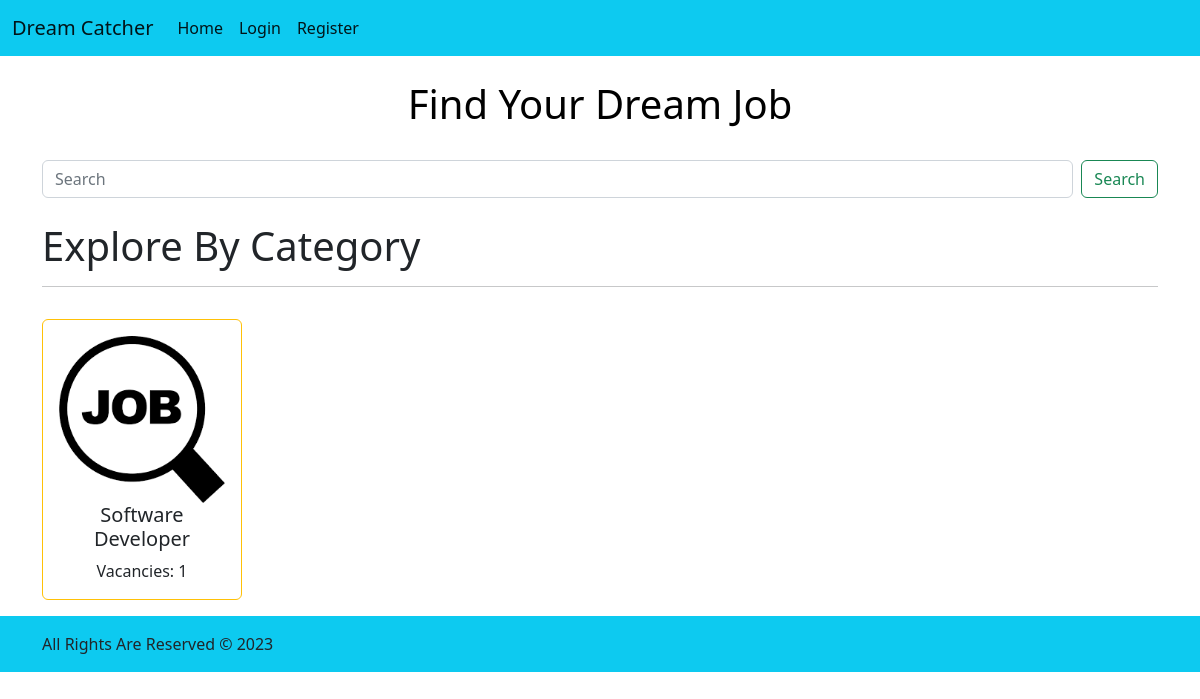
/, run on an earlier commit of the app's database.
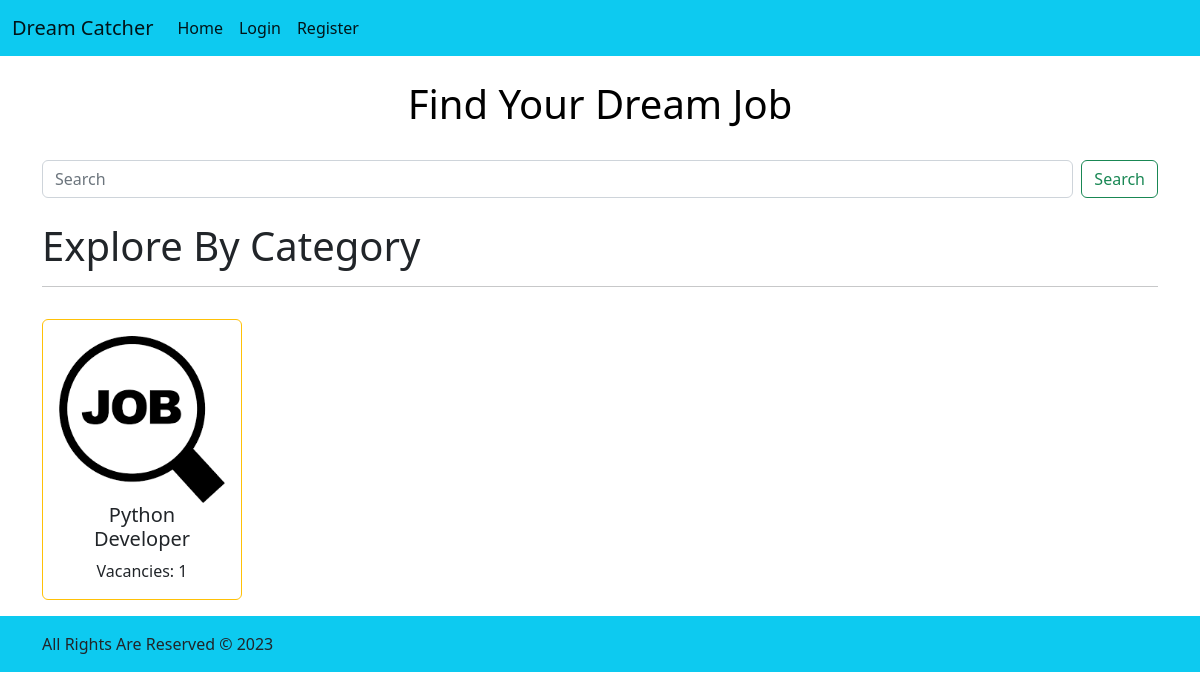
And on a later commit of the database.
### core/models.py (models this page shows, shortened)
class Category(models.Model):
    name = models.CharField(max_length=64)
    no_of_vacancy = models.IntegerField()
    image = models.ImageField(
        upload_to="core/category/image/", default="default/logo.png"
    )
    parent = models.ForeignKey("self", on_delete=models.CASCADE, blank=True, null=True)

### core/views.py (the view)
# urls.py: path("", views.HomeView.as_view(),name="home"),
class HomeView(views.TemplateView):
    template_name = "core/home.html"
    def get_context_data(self, **kwargs):
        context = super().get_context_data(**kwargs)
        catergories = models.Category.objects.all()
        context["categories"] = catergories
        context.update(common_data)
        return context

### templates/core/home.html (shortened to what this page needs)
{% extends 'base.html' %} {% block content %}
<br />
<div class="container">
  <div class="text-black text-center">
    <h1>Find Your Dream Job</h1>
  </div>
  <br />
  <div>
    <form action="{% url 'core:search' %}" class="d-flex" method="get" role="search">
      <input
        class="form-control me-2"
        type="search"
        name="keyword"
        placeholder="Search"
        aria-label="Search"
      />
      <button class="btn btn-outline-success" type="submit">Search</button>
    </form>
  </div>
</div>
<br />
<div class="container-lg d-flex flex-column gap-3 pb-3">
  <div class="row">
    <div class="col">
      <h1>Explore By Category</h1>
      <hr />
    </div>
  </div>
  <div class="row row-cols-2">
    {% for category in categories %}
    <div class="col">
        <a href="{% url 'core:jobpost_list_by_category' category.id %}" class="link">
            <div
            class="card text-center border-warning"
            style="width: 200px; height: auto"
            >
            <div class="card-body">
                <img src="{{category.image}}" class="card-img-top" alt="..." />
                <h5 class="card-title">{{category.name}}</h5>
                <p class="card-text">Vacancies: {{category.no_of_vacancy}}</p>
            </div>
        </a>
      </div>
    </div>
    {% empty%}
    <div class="col">
      <div class="card_body">
        <h5 class="card-title">No category found!</h5>
      </div>
    </div>
    {% endfor %}
  </div>
{% endblock content %}

### templates/base.html (shortened to what this page needs)
{% load static %}
<!DOCTYPE html>
<html lang="en">
<head>
    <link rel="stylesheet" href="{% static 'bootstrap-5.2.3-dist/css/bootstrap.css' %}">
    <link rel ="stylesheet" href="{% static 'css/style.css' %}" />
</head>
<body>
    {% include "partials/navbar.html" %}
    {% block content %}{% endblock content %}
    {% include "partials/footer.html" %}
</body>
</html>

### templates/partials/navbar.html (shortened to what this page needs)
<nav class="navbar navbar-expand-lg bg-info">
  <div class="container-fluid">
    <a class="navbar-brand" href="#">Dream Catcher</a>
    <div class="collapse navbar-collapse" id="navbarNavAltMarkup">
      <div class="navbar-nav">
        <a
          class="nav-link active"
          aria-current="page"
          href="{% url 'core:home' %}"
          >Home</a
        >
        {% if user.is_authenticated %}
        {% if user.is_superuser %}
        <li class="nav-item dropdown">
          <a
            class="nav-link dropdown-toggle"
            href="#"
            role="button"
            data-bs-toggle="dropdown"
            aria-expanded="false"
          >
            {{user}}
          </a>
          <ul class="dropdown-menu">
            <li>
              <a class="dropdown-item" href="{% url 'accounts:create' %}"
                >Add employer</a
              >
            </li>
            <li>
              <a class="dropdown-item" href="{% url 'accounts:employer_list' %}">Show employer</a
              >
            </li>
          </ul>
        </li>
        {% elif user.employermodel %}
        <li class="nav-item dropdown">
          <a
            class="nav-link dropdown-toggle"
            href="#"
            role="button"
            data-bs-toggle="dropdown"
            aria-expanded="false"
          >
            Profile</a>
            <ul class="dropdown-menu">
            <li>
              <a class="dropdown-item" href="{% url 'accounts:profile' %}"
                >For Employer</a >
            </li>
            <li>
              <a class="dropdown-item" href="{% url 'accounts:empprofile_detail' user.employermodel.id %}"
                >My Profile</a >
            </li>
          <li>
              <a class="dropdown-item" href="{% url 'accounts:profile_create' %}"
                >For user</a >
            </li>
            </ul>
        </li>
        <li class="nav-item dropdown">
          <a
            class="nav-link dropdown-toggle"
            href="#"
            role="button"
            data-bs-toggle="dropdown"
            aria-expanded="false"
          >
            {{user}}
          </a>
          <ul class="dropdown-menu">
            <li>
              <a class="dropdown-item" href="{% url 'core:jobpost' %}"
                >Add new Job Post</a
              >
            </li>
            <li>
              <a class="dropdown-item" href="{% url 'core:jobpost_list' %}">Show Job Posts</a
              >
            </li>
            <li>
              <a class="dropdown-item" href="{% url 'core:applied_list' %}">View Applicant</a
              >
            </li>
            <li>
              <a class="dropdown-item" href="{% url 'accounts:password_change' %}">Change Password</a
              >
            </li>
          </ul>
        </li>
        {% elif user.jobseekermodel %}
        <li class="nav-item dropdown">
          <a
            class="nav-link dropdown-toggle"
            href="#"
            role="button"
            data-bs-toggle="dropdown"
            aria-expanded="false"
          >
            Profile</a>
            <ul class="dropdown-menu">
            <li>
              <a class="dropdown-item" href="{% url 'accounts:profile' %}"
                >For Employer</a >
            </li>
          <li>
              <a class="dropdown-item" href="{% url 'accounts:profile_create' %}"
                >For user</a >
            </li>
            <li>
              <a class="dropdown-item" href="{% url 'accounts:profile_detail' user.jobseekermodel.id %}"
                >My Profile</a >
            </li>
            </ul>
        </li>
        < class="nav-item dropdown">
          <a
            class="nav-link dropdown-toggle"
            href="#"
            role="button"
            data-bs-toggle="dropdown"
            aria-expanded="false"
          >
            {{user}}
          </a>
          <ul class="dropdown-menu">
            {% if appliedjob.id %}
            <li>
              <a class="dropdown-item" href="{% url 'core:applied_job_detail' appliedjob.id %}">Applied Detail</a>
            </li>
            {% endif %}
            <li>
              <a class="dropdown-item" href="{% url 'core:applied_list' %}">View Applied</a>
            </li>
            <li>
              <a class="dropdown-item" href="{% url 'accounts:password_change' %}">Change Password</a
              >
            </li>
          </ul>
        </li>
        <form action="{% url 'core:search' %}" class="d-flex" method="get" role="search">
          <input class="form-control me-2" type="search" name="keyword" placeholder="Search" aria-label="Search">
          <button class="btn btn-outline-success" type="submit">Search</button>
        </form>
        {% endif %}
        <a
          class="nav-link active"
          aria-current="page"
          href="{% url 'accounts:logout' %}"
          >Logout</a
        >
        {% else %}
        <a
          class="nav-link active"
          aria-current="page"
          href="{% url 'accounts:login' %}"
          >Login</a
        >
        <a
          class="nav-link active"
          aria-current="page"
          href="{% url 'accounts:signup' %}"
          >Register</a
        >
        {% endif %}
        <a class="nav-link" href="#"></a>
        <a class="nav-link" href="#"></a>
        <a class="nav-link disabled"></a>
      </div>
    </div>
  </div>
</nav>

### templates/partials/footer.html (shortened to what this page needs)
<footer class="bg-info mt-3">
    <div class="container-lg">
      <div class="row row-cols-3 g-3">
      </div>
      <div class="row">
        <div class="col">
          <p>All Rights Are Reserved &copy; 2023</p>
        </div>
      </div>
    </div>
  </footer>

### static/css/style.css (style rules this page uses)
.link { color: inherit; text-decoration: none; transition: all 0.5s ease-in-out; }

What changed in the data, as far as the page shows it:
changed Category: name "Software Developer" → "Python Developer"
